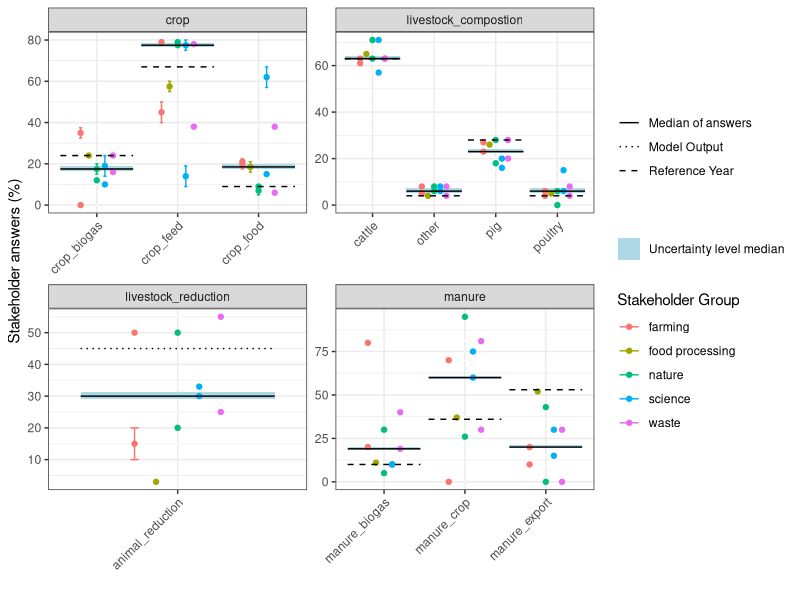

This figure's R source: (Note: this script raises an error after producing the figure.)
answers <- read.csv('data/stakeholder_answers.csv')

library(ggplot2)
library(tidyverse)


#--------------------#
#Dotplot stakeholder answers
#---------------------#


#data of reference year
old_df <- answers[1:11,]
old_df$stakeholder <- c(rep('Reference Year',3), 'Model Output', rep('Reference Year', 7))
old_df$middle <- c(24, 67, 9, 45, 63, 28, 4, 4, 53, 10, 36)

#set uncertainty level of estimation
uncertainty_level <- 0.2

#summarise stakeholder inpu median
answers_summarised <- answers %>% 
  group_by(var, category) %>% 
  summarise(middle = median(middle)) %>% 
  mutate(upper = middle * (1 + uncertainty_level),
         lower = middle * (1 - uncertainty_level))

answers_summarised$xmin <- c(1,1,1,2,3,1,2,3,2,3,4) - 0.45
answers_summarised$xmax <- c(1,1,1,2,3,1,2,3,2,3,4) + 0.45



ggplot(answers, aes(x = var, y = middle)) + 
  facet_wrap(~category, scales = 'free') +
  geom_point(size = 0.001, col = 'white')+
  geom_rect(data = answers_summarised, aes(xmin = xmin, xmax = xmax, ymin = middle - (1-uncertainty_level), 
                                           ymax = middle + (1+uncertainty_level), group = var, 
                                           fill = 'Uncertainty level median')) +
  geom_point(position=position_dodge(width=0.5), size = 1.5, aes(col = stakeholder_group)) +
  geom_errorbar(aes(ymin=lower, ymax=upper, col = stakeholder_group), width=.2,
                position=position_dodge(0.5))+
  geom_segment(data = old_df, aes(
    x = c(1:3,1 , 1,3,2,4, 3,1,2) - .45,
    xend = c(1:3,1, 1,3,2,4, 3,1,2) + .45,
    y = middle,
    yend = middle,
    linetype = stakeholder), col = 'black')+
  geom_segment(data = answers_summarised, aes(
    x = xmin,
    xend = xmax,
    y = middle,
    yend = middle,
    linetype = 'Median of answers'))+
  scale_linetype_manual("", values = c(1,3,2)) +
  scale_fill_manual("", values = c('lightblue')) +
  ylab('Stakeholder answers (%)') +
  xlab('') +
  theme_bw() +
  labs(colour='Stakeholder Group')+
  theme(axis.text.x = element_text(angle = 45, vjust = 1, hjust = 1))


#ggsave(filename = 'figures/stakeholder_answers.jpeg', device = 'jpeg', width = 20, height = 15, units = 'cm')


answers <- read.csv('data/stakeholder_answers.csv')


answers$stakeholder_group <- factor(answers$stakeholder_group,
                                    levels = c('farming',
                                               'food processing',
                                               'nature', 
                                               'science', 'waste'),
                                    labels = c('Farming',
                                               'Food processing',
                                      'Nature conservation',
                                               'Research',
                                      'Waste management'
                                               ))

answers$var <- factor(answers$var, 
                      levels = c('crop_biogas',
                                  'crop_feed',
                                  'crop_food',
                                  'animal_reduction',
                                  'cattle',
                                  'pig',
                                  'poultry',
                                  'other',
                                  'manure_biogas',
                                  'manure_crop',
                                 'manure_export'),
                      labels = c('Biogas\nsubstrate',
                                 'Feed',
                                 'Food',
                                 ' ',
                                 'Cattle',
                                 'Pigs',
                                 'Poultry',
                                 'Others',
                                 'Biogas\nsubstrate',
                                 'Local\napplication',
                                 'Export'))

answers$category <- factor(answers$category,
                           levels = c('crop',
                                      'manure',
                                      'livestock_reduction',
                                      'livestock_compostion'),
                           labels = c('Crop allocation',
                                      'Manure allocation',
                                      'Livestock reduction',
                                      'Livestock composition'))

unique(answers$category)

unique(answers$var)

library(ggtext)

base_size <- 17
width <- 24
height <- 17

cbp1 <- c("#999999", "#E69F00", "#56B4E9", "#009E73",
          "#CC79A7")

#make an invisible point at 000000 for all answers

ggplot(answers, aes(x = var, y = middle)) + 
  geom_point(size = 0.001, col = 'grey94', aes(y = 0)) +
  geom_point(size = 0.001, col = 'grey94', aes(y = 100)) +
  facet_wrap(~category, scales = 'free') +
  geom_point(size = 0.001, col = 'grey94')+
  geom_point(position=position_dodge(width=0.5), size = 2, aes(col = stakeholder_group)) +
  geom_errorbar(aes(ymin=lower, ymax=upper, col = stakeholder_group), width=.2,
                position=position_dodge(0.5))+
  ylab('Stakeholder estimates for the aspects, given in %') +
  xlab('') +
  scale_color_manual(values=cbp1) +
  labs(colour='Stakeholder groups')+
  theme_bw(base_size = base_size) +
  # theme(axis.text.x = element_text(angle = 45, vjust = 1, hjust = 1), 
  #       axis.text = element_textbox_simple())
  theme(axis.text = element_textbox_simple())
ggsave(filename = 'figures/stakeholder_answers.jpg', device = 'jpeg', width = width, height = height, units = 'cm')
